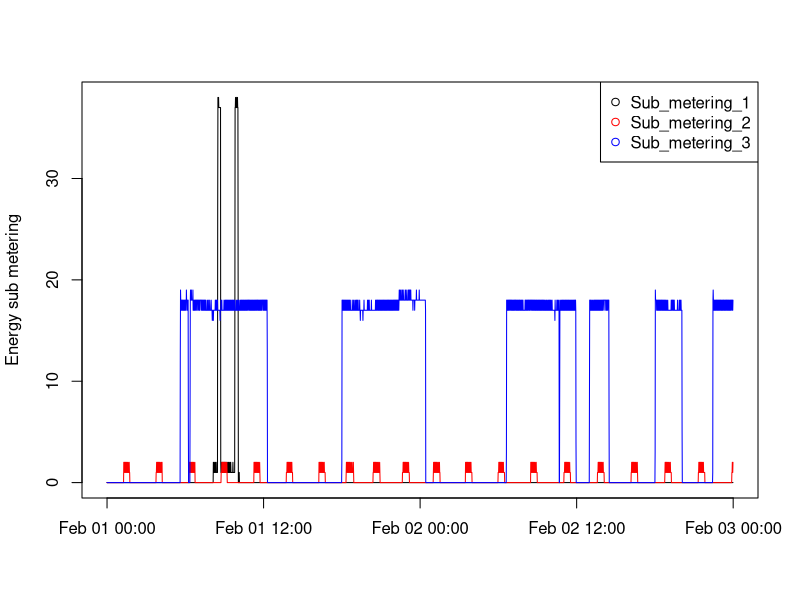

Write R code to recreate this figure.
# Data has been cleaned by clean.R
# See repo for what happened in the script :) 

library(data.table)

# read small Data set
dt <-fread("workingData.csv")


# need to make it bigger..
png("plot3.png", width = 600, height = 600)

with(dt,plot(DnT,Sub_metering_1,type = "l",col = "black",xlab = "", ylab = "Energy sub metering"))
with(dt,lines(DnT,Sub_metering_2, col = "red"))
with(dt,lines(DnT,Sub_metering_3, col = "blue"))
legend("topright", pch =1, col = c("black","red","blue"), legend = c("Sub_metering_1","Sub_metering_2","Sub_metering_3"))


# copy to file
#dev.copy(png,"plot3.png", width=10, height=10)
dev.off()